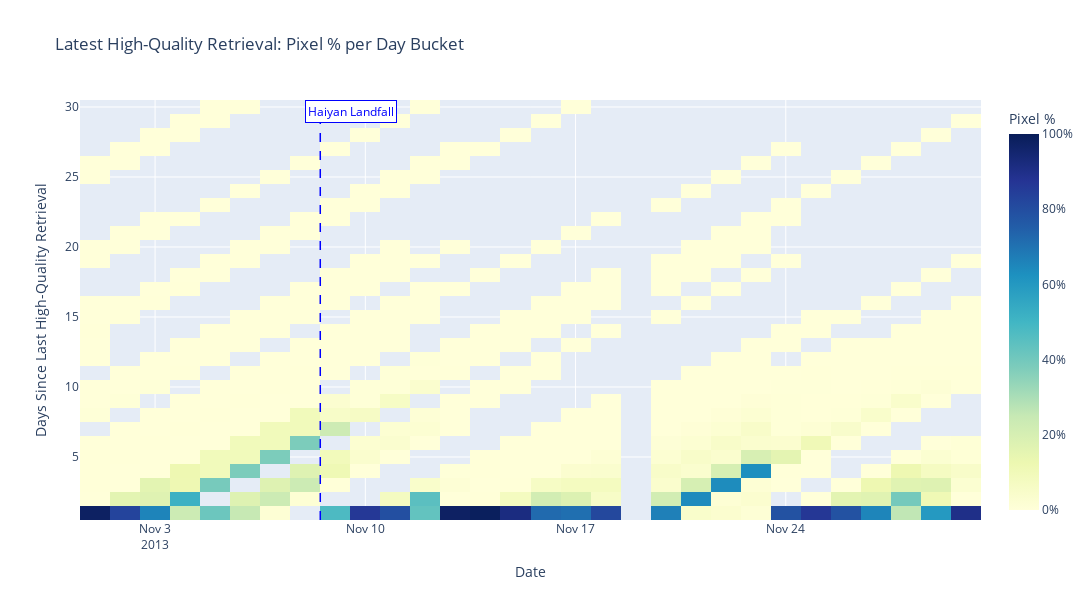

The cell this chart's notebook holds for it:
### Code cell
import os
import numpy as np
import pandas as pd
import rasterio
import plotly.graph_objs as go
from datetime import datetime

# --- Setup ---
folder = "../Datasets/VNP46A2_AllBands_Nov2013/"
tif_files = sorted([f for f in os.listdir(folder) if f.endswith('.tif')])
date_list = [f[-12:-4] for f in tif_files]  # Extract YYYYMMDD from filenames

# --- Extract retrieval day counts ---
histograms = {}

for date in date_list:
    file_path = os.path.join(folder, f"VNP46A2_Region8_{date}.tif")
    with rasterio.open(file_path) as src:
        highq_band = src.read(4).astype(float)
        cloud_mask = src.read(6).astype(float)
        valid_mask = ~np.isnan(cloud_mask)

        highq_band[~valid_mask] = np.nan
        clean = highq_band[~np.isnan(highq_band)]

        days = np.clip(clean.astype(int), 1, 30)
        hist = pd.Series(days).value_counts().reindex(range(1, 31), fill_value=0)
        histograms[date] = hist

# --- DataFrame ---
hist_matrix = pd.DataFrame(histograms)
hist_matrix.index = hist_matrix.index.astype(int)
hist_matrix = hist_matrix.sort_index(axis=1)
z = (hist_matrix.values / 89614) * 100
z[z == 0] = None

x_labels = [datetime.strptime(d, "%Y%m%d").strftime("%b-%d") for d in hist_matrix.columns]
x_datetimes = [datetime.strptime(d, "%Y%m%d") for d in hist_matrix.columns]

# --- Plot ---
fig = go.Figure(data=go.Heatmap(
    z=z,
    x=x_datetimes,
    y=hist_matrix.index,
    colorscale='YlGnBu',
    colorbar=dict(title='Pixel %', ticksuffix='%'),
    zmin=0,
    zmax=100,
    showscale=True
))

# --- Add Typhoon Haiyan (Nov 8, 2013) event marker ---
storm_events = [
    {"date": "20131108", "name": "Haiyan Landfall"}
]

for event in storm_events:
    event_date = pd.to_datetime(event["date"])
    fig.add_vline(
        x=event_date + pd.Timedelta(days=0.5),
        line_width=1.5,
        line_dash="dash",
        line_color="blue"
    )
    fig.add_annotation(
        x=event_date,
        y=1,
        yref='paper',
        text=event["name"],
        showarrow=False,
        font=dict(color="blue"),
        bgcolor="white",
        bordercolor="blue",
        borderwidth=1,
        borderpad=2,
        xanchor="left"
    )

# --- Layout ---
fig.update_layout(
    title='Latest High-Quality Retrieval: Pixel % per Day Bucket',
    xaxis_title='Date',
    yaxis_title='Days Since Last High-Quality Retrieval',
    height=600,
    width=1200
)

fig.write_html("../HTML Files/Retrieval Age Profile.html",
            include_plotlyjs='cdn',
            full_html=False)
fig.show()

### Figure 1 — Plotly figure (JSON) as saved in the notebook; plotly's stock layout.template omitted (floating-point values rounded to 4 significant figures; data arrays with more than 128 entries replaced by an {"elided": "..."} marker saying what was removed)
{"data": [{"colorbar": {"ticksuffix": "%", "title": {"text": "Pixel %"}}, "colorscale": [[0, "rgb(255,255,217)"], [0.125, "rgb(237,248,177)"], [0.25, "rgb(199,233,180)"], [0.375, "rgb(127,205,187)"], [0.5, "rgb(65,182,196)"], [0.625, "rgb(29,145,192)"], [0.75, "rgb(34,94,168)"], [0.875, "rgb(37,52,148)"], [1, "rgb(8,29,88)"]], "showscale": true, "type": "heatmap", "x": ["2013-11-01T00:00:00", "2013-11-02T00:00:00", "2013-11-03T00:00:00", "2013-11-04T00:00:00", "2013-11-05T00:00:00", "2013-11-06T00:00:00", "2013-11-07T00:00:00", "2013-11-08T00:00:00", "2013-11-09T00:00:00", "2013-11-10T00:00:00", "2013-11-11T00:00:00", "2013-11-12T00:00:00", "2013-11-13T00:00:00", "2013-11-14T00:00:00", "2013-11-15T00:00:00", "2013-11-16T00:00:00", "2013-11-17T00:00:00", "2013-11-18T00:00:00", "2013-11-19T00:00:00", "2013-11-20T00:00:00", "2013-11-21T00:00:00", "2013-11-22T00:00:00", "2013-11-23T00:00:00", "2013-11-24T00:00:00", "2013-11-25T00:00:00", "2013-11-26T00:00:00", "2013-11-27T00:00:00", "2013-11-28T00:00:00", "2013-11-29T00:00:00", "2013-11-30T00:00:00"], "y": [1, 2, 3, 4, 5, 6, 7, 8, 9, 10, 11, 12, 13, 14, 15, 16, 17, 18, 19, 20, 21, 22, 23, 24, 25, 26, 27, 28, 29, 30], "z": {"elided": "30x30 float values"}, "zmax": 100, "zmin": 0}], "layout": {"annotations": [{"bgcolor": "white", "bordercolor": "blue", "borderpad": 2, "borderwidth": 1, "font": {"color": "blue"}, "showarrow": false, "text": "Haiyan Landfall", "x": "2013-11-08T00:00:00", "xanchor": "left", "y": 1, "yref": "paper"}], "height": 600, "shapes": [{"line": {"color": "blue", "dash": "dash", "width": 1.5}, "type": "line", "x0": "2013-11-08T12:00:00", "x1": "2013-11-08T12:00:00", "xref": "x", "y0": 0, "y1": 1, "yref": "y domain"}], "title": {"text": "Latest High-Quality Retrieval: Pixel % per Day Bucket"}, "width": 1200, "xaxis": {"title": {"text": "Date"}}, "yaxis": {"title": {"text": "Days Since Last High-Quality Retrieval"}}}}
